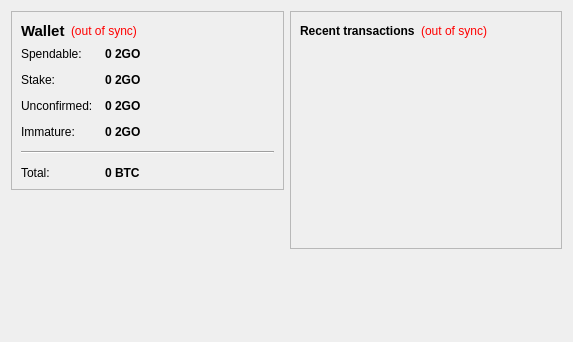
<?xml version="1.0" encoding="UTF-8"?>
<ui version="4.0">
 <class>OverviewPage</class>
 <widget class="QWidget" name="OverviewPage">
  <property name="geometry">
   <rect>
    <x>0</x>
    <y>0</y>
    <width>573</width>
    <height>342</height>
   </rect>
  </property>
  <property name="windowTitle">
   <string>Form</string>
  </property>
  <layout class="QHBoxLayout" name="horizontalLayout" stretch="1,1">
   <item>
    <layout class="QVBoxLayout" name="verticalLayout_2">
     <item>
      <widget class="QFrame" name="frame">
       <property name="frameShape">
        <enum>QFrame::StyledPanel</enum>
       </property>
       <property name="frameShadow">
        <enum>QFrame::Raised</enum>
       </property>
       <layout class="QVBoxLayout" name="verticalLayout_4">
        <item>
         <layout class="QHBoxLayout" name="horizontalLayout_4">
          <item>
           <widget class="QLabel" name="label_5">
            <property name="font">
             <font>
              <pointsize>11</pointsize>
              <weight>75</weight>
              <bold>true</bold>
             </font>
            </property>
            <property name="text">
             <string>Wallet</string>
            </property>
           </widget>
          </item>
          <item>
           <widget class="QLabel" name="labelWalletStatus">
            <property name="toolTip">
             <string>The displayed information may be out of date. Your wallet automatically synchronizes with the Coin2Go network after a connection is established, but this process has not completed yet.</string>
            </property>
            <property name="styleSheet">
             <string notr="true">QLabel { color: red; }</string>
            </property>
            <property name="text">
             <string notr="true">(out of sync)</string>
            </property>
            <property name="alignment">
             <set>Qt::AlignLeading|Qt::AlignLeft|Qt::AlignVCenter</set>
            </property>
           </widget>
          </item>
          <item>
           <spacer name="horizontalSpacer_2">
            <property name="orientation">
             <enum>Qt::Horizontal</enum>
            </property>
            <property name="sizeHint" stdset="0">
             <size>
              <width>40</width>
              <height>20</height>
             </size>
            </property>
           </spacer>
          </item>
         </layout>
        </item>
        <item>
         <layout class="QFormLayout" name="formLayout_2">
          <property name="fieldGrowthPolicy">
           <enum>QFormLayout::AllNonFixedFieldsGrow</enum>
          </property>
          <property name="horizontalSpacing">
           <number>12</number>
          </property>
          <property name="verticalSpacing">
           <number>12</number>
          </property>
          <item row="0" column="0">
           <widget class="QLabel" name="label">
            <property name="text">
             <string>Spendable:</string>
            </property>
           </widget>
          </item>
          <item row="0" column="1">
           <widget class="QLabel" name="labelBalance">
            <property name="font">
             <font>
              <weight>75</weight>
              <bold>true</bold>
             </font>
            </property>
            <property name="cursor">
             <cursorShape>IBeamCursor</cursorShape>
            </property>
            <property name="toolTip">
             <string>Your current spendable balance</string>
            </property>
            <property name="text">
             <string notr="true">0 2GO</string>
            </property>
            <property name="textInteractionFlags">
             <set>Qt::LinksAccessibleByMouse|Qt::TextSelectableByKeyboard|Qt::TextSelectableByMouse</set>
            </property>
           </widget>
          </item>
          <item row="1" column="0">
           <widget class="QLabel" name="label_6">
            <property name="text">
             <string>Stake:</string>
            </property>
           </widget>
          </item>
          <item row="1" column="1">
           <widget class="QLabel" name="labelStake">
            <property name="font">
             <font>
              <weight>75</weight>
              <bold>true</bold>
             </font>
            </property>
            <property name="cursor">
             <cursorShape>IBeamCursor</cursorShape>
            </property>
            <property name="toolTip">
             <string>Total of coins that was staked, and do not yet count toward the current balance</string>
            </property>
            <property name="text">
             <string notr="true">0 2GO</string>
            </property>
            <property name="textInteractionFlags">
             <set>Qt::LinksAccessibleByMouse|Qt::TextSelectableByKeyboard|Qt::TextSelectableByMouse</set>
            </property>
           </widget>
          </item>
          <item row="2" column="0">
           <widget class="QLabel" name="label_3">
            <property name="text">
             <string>Unconfirmed:</string>
            </property>
           </widget>
          </item>
          <item row="2" column="1">
           <widget class="QLabel" name="labelUnconfirmed">
            <property name="font">
             <font>
              <weight>75</weight>
              <bold>true</bold>
             </font>
            </property>
            <property name="cursor">
             <cursorShape>IBeamCursor</cursorShape>
            </property>
            <property name="toolTip">
             <string>Total of transactions that have yet to be confirmed, and do not yet count toward the current balance</string>
            </property>
            <property name="text">
             <string notr="true">0 2GO</string>
            </property>
            <property name="textInteractionFlags">
             <set>Qt::LinksAccessibleByMouse|Qt::TextSelectableByKeyboard|Qt::TextSelectableByMouse</set>
            </property>
           </widget>
          </item>
          <item row="3" column="0">
           <widget class="QLabel" name="labelImmatureText">
            <property name="text">
             <string>Immature:</string>
            </property>
           </widget>
          </item>
          <item row="3" column="1">
           <widget class="QLabel" name="labelImmature">
            <property name="font">
             <font>
              <weight>75</weight>
              <bold>true</bold>
             </font>
            </property>
            <property name="toolTip">
             <string>Mined balance that has not yet matured</string>
            </property>
            <property name="text">
             <string notr="true">0 2GO</string>
            </property>
            <property name="textInteractionFlags">
             <set>Qt::LinksAccessibleByMouse|Qt::TextSelectableByKeyboard|Qt::TextSelectableByMouse</set>
            </property>
           </widget>
          </item>
          <item row="4" column="0" colspan="2">
           <widget class="Line" name="line">
            <property name="orientation">
             <enum>Qt::Horizontal</enum>
            </property>
           </widget>
          </item>
          <item row="5" column="0">
           <widget class="QLabel" name="labelTotalText">
            <property name="text">
             <string>Total:</string>
            </property>
           </widget>
          </item>
          <item row="5" column="1">
           <widget class="QLabel" name="labelTotal">
            <property name="font">
             <font>
              <weight>75</weight>
              <bold>true</bold>
             </font>
            </property>
            <property name="cursor">
             <cursorShape>IBeamCursor</cursorShape>
            </property>
            <property name="toolTip">
             <string>Your current total balance</string>
            </property>
            <property name="text">
             <string notr="true">0 BTC</string>
            </property>
            <property name="textInteractionFlags">
             <set>Qt::LinksAccessibleByMouse|Qt::TextSelectableByKeyboard|Qt::TextSelectableByMouse</set>
            </property>
           </widget>
          </item>
         </layout>
        </item>
       </layout>
      </widget>
     </item>
     <item>
      <spacer name="verticalSpacer">
       <property name="orientation">
        <enum>Qt::Vertical</enum>
       </property>
       <property name="sizeHint" stdset="0">
        <size>
         <width>20</width>
         <height>40</height>
        </size>
       </property>
      </spacer>
     </item>
    </layout>
   </item>
   <item>
    <layout class="QVBoxLayout" name="verticalLayout_3">
     <item>
      <widget class="QFrame" name="frame_2">
       <property name="frameShape">
        <enum>QFrame::StyledPanel</enum>
       </property>
       <property name="frameShadow">
        <enum>QFrame::Raised</enum>
       </property>
       <layout class="QVBoxLayout" name="verticalLayout">
        <item>
         <layout class="QHBoxLayout" name="horizontalLayout_2">
          <item>
           <widget class="QLabel" name="label_4">
            <property name="text">
             <string>&lt;b&gt;Recent transactions&lt;/b&gt;</string>
            </property>
           </widget>
          </item>
          <item>
           <widget class="QLabel" name="labelTransactionsStatus">
            <property name="toolTip">
             <string>The displayed information may be out of date. Your wallet automatically synchronizes with the Coin2Go network after a connection is established, but this process has not completed yet.</string>
            </property>
            <property name="styleSheet">
             <string notr="true">QLabel { color: red; }</string>
            </property>
            <property name="text">
             <string notr="true">(out of sync)</string>
            </property>
            <property name="alignment">
             <set>Qt::AlignRight|Qt::AlignTrailing|Qt::AlignVCenter</set>
            </property>
           </widget>
          </item>
          <item>
           <spacer name="horizontalSpacer">
            <property name="orientation">
             <enum>Qt::Horizontal</enum>
            </property>
            <property name="sizeHint" stdset="0">
             <size>
              <width>40</width>
              <height>20</height>
             </size>
            </property>
           </spacer>
          </item>
         </layout>
        </item>
        <item>
         <widget class="QListView" name="listTransactions">
          <property name="styleSheet">
           <string notr="true">QListView { background: transparent; }</string>
          </property>
          <property name="frameShape">
           <enum>QFrame::NoFrame</enum>
          </property>
          <property name="verticalScrollBarPolicy">
           <enum>Qt::ScrollBarAlwaysOff</enum>
          </property>
          <property name="horizontalScrollBarPolicy">
           <enum>Qt::ScrollBarAlwaysOff</enum>
          </property>
          <property name="selectionMode">
           <enum>QAbstractItemView::NoSelection</enum>
          </property>
         </widget>
        </item>
       </layout>
      </widget>
     </item>
     <item>
      <spacer name="verticalSpacer_2">
       <property name="orientation">
        <enum>Qt::Vertical</enum>
       </property>
       <property name="sizeHint" stdset="0">
        <size>
         <width>20</width>
         <height>40</height>
        </size>
       </property>
      </spacer>
     </item>
    </layout>
   </item>
  </layout>
 </widget>
 <resources/>
 <connections/>
</ui>
